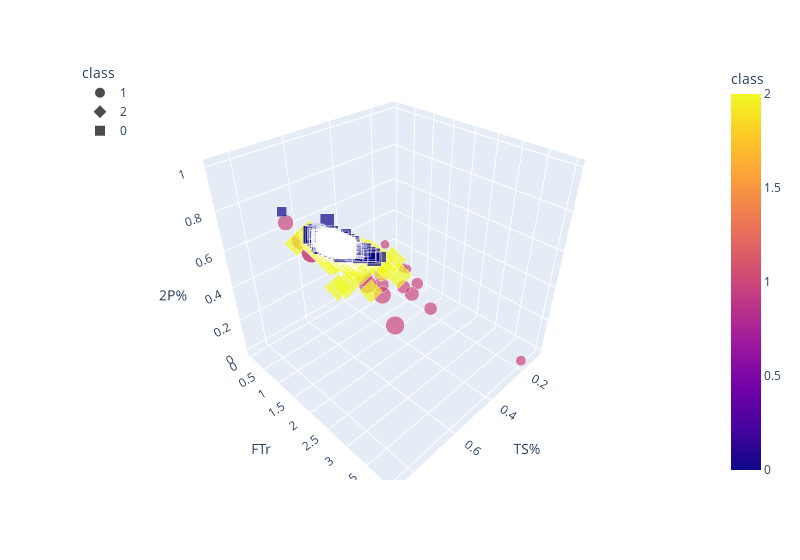

Notebook source saved alongside this figure:
### Code cell
# Plotting the clusters with three features
fig = px.scatter_3d(X, x="TS%", y="FTr", z="2P%", color="class", symbol="class", size="FT%",width=800)
fig.update_layout(legend=dict(x=0,y=1))
fig.show()

### Figure 1 — Plotly figure (JSON) as saved in the notebook; plotly's stock layout.template omitted (floating-point values rounded to 4 significant figures; data arrays with more than 128 entries replaced by an {"elided": "..."} marker saying what was removed)
{"data": [{"hovertemplate": "class=%{marker.color}<br>TS%=%{x}<br>FTr=%{y}<br>2P%=%{z}<br>FT%=%{marker.size}<extra></extra>", "legendgroup": "1", "marker": {"color": {"elided": "348 int values"}, "coloraxis": "coloraxis", "size": {"elided": "348 float values"}, "sizemode": "area", "sizeref": 0.0025, "symbol": "circle"}, "mode": "markers", "name": "1", "scene": "scene", "showlegend": true, "type": "scatter3d", "x": {"elided": "348 float values"}, "y": {"elided": "348 float values"}, "z": {"elided": "348 float values"}}, {"hovertemplate": "class=%{marker.color}<br>TS%=%{x}<br>FTr=%{y}<br>2P%=%{z}<br>FT%=%{marker.size}<extra></extra>", "legendgroup": "2", "marker": {"color": {"elided": "220 int values"}, "coloraxis": "coloraxis", "size": {"elided": "220 float values"}, "sizemode": "area", "sizeref": 0.0025, "symbol": "diamond"}, "mode": "markers", "name": "2", "scene": "scene", "showlegend": true, "type": "scatter3d", "x": {"elided": "220 float values"}, "y": {"elided": "220 float values"}, "z": {"elided": "220 float values"}}, {"hovertemplate": "class=%{marker.color}<br>TS%=%{x}<br>FTr=%{y}<br>2P%=%{z}<br>FT%=%{marker.size}<extra></extra>", "legendgroup": "0", "marker": {"color": {"elided": "465 int values"}, "coloraxis": "coloraxis", "size": {"elided": "465 float values"}, "sizemode": "area", "sizeref": 0.0025, "symbol": "square"}, "mode": "markers", "name": "0", "scene": "scene", "showlegend": true, "type": "scatter3d", "x": {"elided": "465 float values"}, "y": {"elided": "465 float values"}, "z": {"elided": "465 float values"}}], "layout": {"coloraxis": {"colorbar": {"title": {"text": "class"}}, "colorscale": [[0, "#0d0887"], [0.1111, "#46039f"], [0.2222, "#7201a8"], [0.3333, "#9c179e"], [0.4444, "#bd3786"], [0.5556, "#d8576b"], [0.6667, "#ed7953"], [0.7778, "#fb9f3a"], [0.8889, "#fdca26"], [1, "#f0f921"]]}, "legend": {"itemsizing": "constant", "title": {"text": "class"}, "tracegroupgap": 0, "x": 0, "y": 1}, "margin": {"t": 60}, "scene": {"domain": {"x": [0, 1], "y": [0, 1]}, "xaxis": {"title": {"text": "TS%"}}, "yaxis": {"title": {"text": "FTr"}}, "zaxis": {"title": {"text": "2P%"}}}, "width": 800}}
